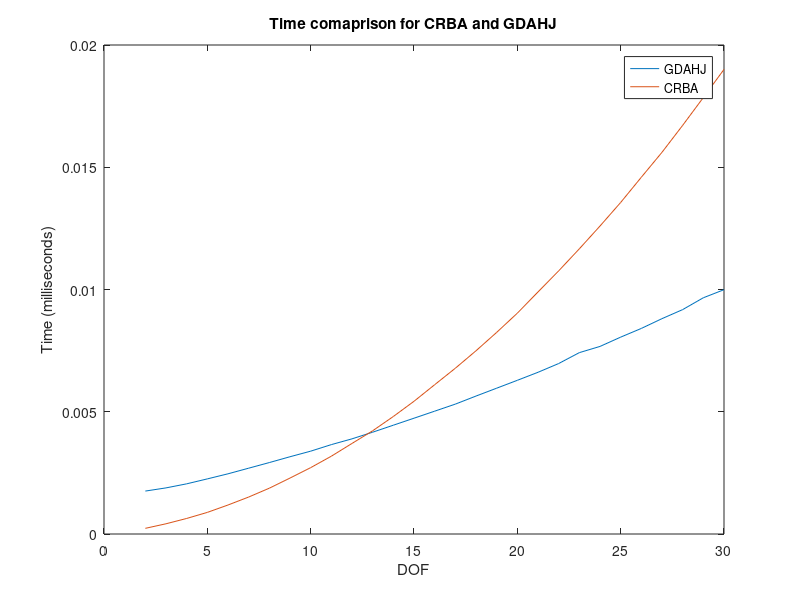
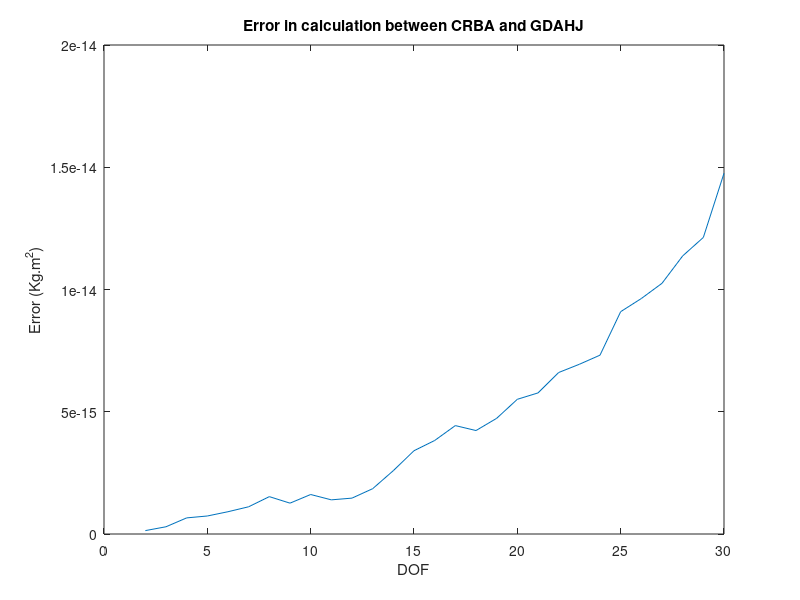

These figures' MATLAB source, in order:
%% Copyright: Mohammad Safeea, 2019
% Following script is used to plot the results for calculating the inertia
% matrix of serially linked robots using GDAHJ and CRBA methods, results
% plotted here are generated from the file {CRBAvsGDAHJ_print_results.cpp}.

% Tests are carried out on a PC with: Intel(R) Core(TM) i7-8750H, CPU @ 2.20
% GHz, 8 GB RAM

% About software:
% {CRBAvsGDAHJ_print_results.cpp} was compiled with {Visual Studio 2019} on
% Windows 10 (64-bit) Operating System

% Timing results at the output of CRBAvsGDAHJ_print_results.cpp is in
% milliseconds for 500 000 invocations.

% Data format in {res} matrix is:
% [DOF, GDAHJ time, CRBA tima, error]
res=[2,878,116,1.38778e-16;
3,943,209,2.96059e-16;
4,1026,318,6.59195e-16;
5,1127,442,7.36633e-16;
6,1231,593,9.11308e-16;
7,1346,756,1.1139e-15;
8,1461,937,1.52829e-15;
9,1580,1144,1.26177e-15;
10,1694,1357,1.61537e-15;
11,1828,1591,1.39707e-15;
12,1946,1852,1.46758e-15;
13,2082,2111,1.85322e-15;
14,2225,2403,2.59154e-15;
15,2368,2714,3.4062e-15;
16,2512,3053,3.82441e-15;
17,2656,3390,4.43393e-15;
18,2821,3747,4.23161e-15;
19,2982,4123,4.73121e-15;
20,3143,4516,5.50952e-15;
21,3307,4950,5.77033e-15;
22,3486,5381,6.60497e-15;
23,3709,5832,6.94136e-15;
24,3836,6298,7.31441e-15;
25,4026,6780,9.09308e-15;
26,4204,7296,9.63106e-15;
27,4404,7806,1.02536e-14;
28,4589,8357,1.1373e-14;
29,4831,8926,1.21291e-14;
30,4996,9501,1.47543e-14];


plot(res(:,1),res(:,2)/500000);
hold on;
plot(res(:,1),res(:,3)/500000);
xlabel('DOF');
ylabel('Time (milliseconds)')
legend('GDAHJ','CRBA')
title('Time comaprison for CRBA and GDAHJ')

figure
plot(res(:,1),res(:,4))
xlabel('DOF');
ylabel('Error (Kg.m^2)')
title('Error in calculation between CRBA and GDAHJ')